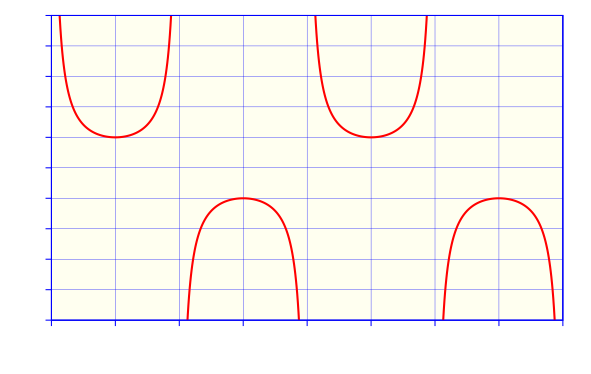

gnuplot code for this plot:
#!/gnuplot
#
#    
#    	G N U P L O T
#    	Version 5.2 patchlevel 7    last modified 2019-05-29 
#    
#    	Copyright (C) 1986-1993, 1998, 2004, 2007-2018
#    	Thomas Williams, Colin Kelley and many others
#    
#    	gnuplot home:     http://www.gnuplot.info
#    	faq, bugs, etc:   type "help FAQ"
#    	immediate help:   type "help"  (plot window: hit 'h')
# set terminal windows 0 color solid butt enhanced
# set output
unset clip points
set clip one
unset clip two
set bar 1.000000 front
set border front linecolor rgb "blue"  linewidth 3.000 dashtype solid
set zdata 
set ydata 
set xdata 
set y2data 
set x2data 
set boxwidth
set style fill  empty border
set style rectangle back fc  bgnd fillstyle   solid 1.00 border lt -1
set style circle radius graph 0.02, first 0.00000, 0.00000 
set style ellipse size graph 0.05, 0.03, first 0.00000 angle 0 units xy
set dummy x, y
set format x "% h" 
set format y "% .0f" 
set format x2 "% h" 
set format y2 "% h" 
set format z "% h" 
set format cb "% h" 
set format r "% h" 
set timefmt "%d/%m/%y,%H:%M"
set angles radians
set grid back nopolar xtics nomxtics ytics nomytics noztics nomztics
set grid nox2tics nomx2tics noy2tics nomy2tics nocbtics nomcbtics
set grid linecolor "blue" linetype 1 linewidth 1.00 
set raxis
set style parallel front  lt black linewidth 2.000 dashtype solid
set key title ""
set key inside right top vertical Right noreverse enhanced autotitle nobox
set key noinvert samplen 4 spacing 1 width 0 height 0 
set key maxcolumns 0 maxrows 0
set key opaque
unset key
unset label
unset arrow
set style increment default
unset style line
unset style arrow
set style histogram clustered gap 2 title textcolor lt -1
unset object
set style textbox transparent margins  1.0,  1.0 border
unset logscale
set offsets 0, 0, 0, 0
set pointsize 1
set pointintervalbox 1
set encoding default
unset polar
unset parametric
set decimalsign ','
set view 60, 30, 1, 1
set samples 800, 800
set isosamples 10, 10
set surface 
unset contour
set cntrlabel  format '%8.3g' font '' start 5 interval 20
set mapping cartesian
set datafile separator whitespace
unset hidden3d
set cntrparam order 4
set cntrparam linear
set cntrparam levels auto 5
set cntrparam points 5
set size ratio 0 1,1
set origin 0,0
set style data points
set style function lines
unset xzeroaxis
unset yzeroaxis
unset zzeroaxis
unset x2zeroaxis
unset y2zeroaxis
set ticslevel 0.5
set tics scale  1, 0.5, 1, 1, 1
set mxtics default
set mytics default
set mztics default
set mx2tics default
set my2tics default
set mcbtics default
set mrtics default
set xtics border out scale 1,0.5 nomirror norotate  autojustify
set xtics ('-$2\pi$' -2*pi, '-$\frac{3\pi}{2}$' -3*pi/2, '-$\pi$' -pi, '-$\frac{\pi}{2}$' -pi/2, 0, '$\frac{\pi}{2}$' pi/2, '$\pi$' pi, '$\frac{3\pi}{2}$' 3*pi/2, '$2\pi$' 2*pi) norangelimit textcolor rgb "black" 
set ytics border out scale 1,0.5 nomirror norotate  autojustify
set ytics -5.0, 1.0, 5.0 norangelimit textcolor rgb "black" 
set ztics border out scale 1,0.5 nomirror norotate  autojustify
set ztics autofreq  norangelimit textcolor rgb "black" 
unset x2tics
unset y2tics
set cbtics border out scale 1,0.5 nomirror norotate  autojustify
set cbtics autofreq  norangelimit textcolor rgb "black" 
set rtics axis out scale 1,0.5 nomirror norotate  autojustify
set rtics autofreq  norangelimit textcolor rgb "black" 
set paxis 1 tics border out scale 1,0.5 nomirror norotate  autojustify
set paxis 1 tics autofreq  rangelimit textcolor rgb "black" 
set paxis 2 tics border out scale 1,0.5 nomirror norotate  autojustify
set paxis 2 tics autofreq  rangelimit textcolor rgb "black" 
set paxis 3 tics border out scale 1,0.5 nomirror norotate  autojustify
set paxis 3 tics autofreq  rangelimit textcolor rgb "black" 
set paxis 4 tics border out scale 1,0.5 nomirror norotate  autojustify
set paxis 4 tics autofreq  rangelimit textcolor rgb "black" 
set paxis 5 tics border out scale 1,0.5 nomirror norotate  autojustify
set paxis 5 tics autofreq  rangelimit textcolor rgb "black" 
set paxis 6 tics border out scale 1,0.5 nomirror norotate  autojustify
set paxis 6 tics autofreq  rangelimit textcolor rgb "black" 
set paxis 7 tics border out scale 1,0.5 nomirror norotate  autojustify
set paxis 7 tics autofreq  rangelimit textcolor rgb "black" 
set title "" 
set title  font "" norotate
set timestamp bottom 
set timestamp "" 
set timestamp  font "" norotate
set rrange [ * : * ] noreverse nowriteback
set trange [ * : * ] noreverse nowriteback
set urange [ * : * ] noreverse nowriteback
set vrange [ * : * ] noreverse nowriteback
set xlabel '$\alpha$'
set xlabel  font "" textcolor lt -1 norotate
set x2label "" 
set x2label  font "" textcolor lt -1 norotate
set xrange [ -2*pi : 2*pi ] noreverse nowriteback
set x2range [ 0.00000 : 50.000 ] noreverse nowriteback
set ylabel '$\csc \alpha$' 
set ylabel  font "" textcolor lt -1 rotate by -270
set y2label "" 
set y2label  font "" textcolor lt -1 rotate by -270
set yrange [ -5.0 : 5.0 ] noreverse nowriteback
set y2range [ -400.0000 : 400.0000 ] noreverse nowriteback
set zlabel "" 
set zlabel  font "" textcolor lt -1 norotate
set zrange [ * : * ] noreverse nowriteback
set cblabel "" 
set cblabel  font "" textcolor lt -1 rotate by -270
set cbrange [ * : * ] noreverse nowriteback
set paxis 1 range [ * : * ] noreverse nowriteback
set paxis 2 range [ * : * ] noreverse nowriteback
set paxis 3 range [ * : * ] noreverse nowriteback
set paxis 4 range [ * : * ] noreverse nowriteback
set paxis 5 range [ * : * ] noreverse nowriteback
set paxis 6 range [ * : * ] noreverse nowriteback
set paxis 7 range [ * : * ] noreverse nowriteback
set zero 1e-008
set lmargin  -1
set bmargin  -1
set rmargin  -1
set tmargin  -1
set locale "Catalan_Spain.1252"
set pm3d explicit at s
set pm3d scansautomatic
set pm3d interpolate 1,1 flush begin noftriangles noborder corners2color mean
set palette positive nops_allcF maxcolors 0 gamma 1.5 color model RGB 
set palette rgbformulae 7, 5, 15
set colorbox default
set colorbox vertical origin screen 0.9, 0.2, 0 size screen 0.05, 0.6, 0 front bdefault
set style boxplot candles range  1.50 outliers pt 7 separation 1 labels auto unsorted
set loadpath 
set fontpath 
set psdir
set fit brief errorvariables nocovariancevariables errorscaling prescale nowrap v5
GNUTERM = "windows"
ARGC = 0
ARG0 = ""
set terminal cairolatex pdf size 15cm,9.5cm
set output "Ape-Trigonometria-csc.tex"
set object rectangle from -2*pi,-5.0 to 2*pi,5.0 fillstyle solid fillcolor rgb "#FFFFF0" behind
plot 1/sin(x) linecolor rgb "red"  linewidth 6.000
#    EOF
